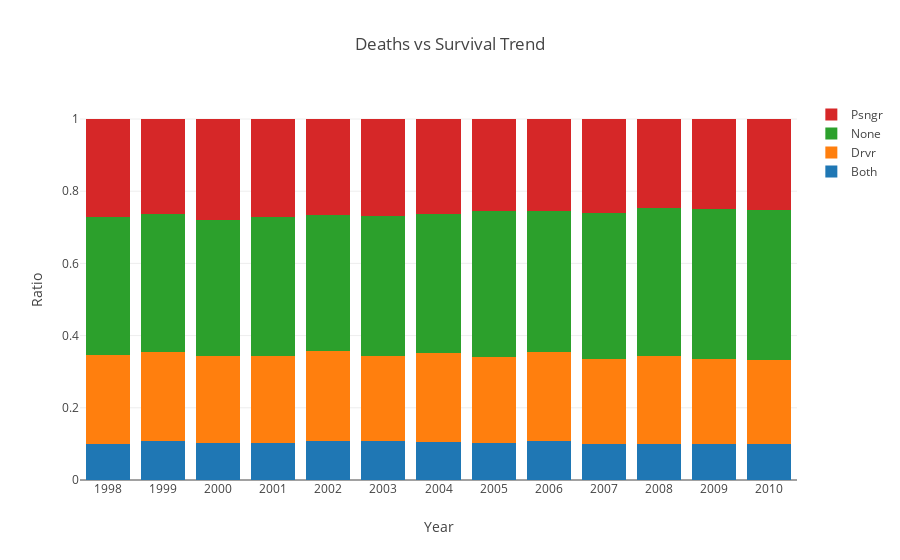

Notebook code cell kept with this figure:
### Code cell
#todo: find optimized method to add column using condition.
fig = stacked_chart(df=deathstrend_df, x='year', legend='who_died', barmode='stack', normalize='index', xaxistitle='Year', yaxistitle='Ratio', title='Deaths vs Survival Trend')
iplot(fig)

### Figure 1 — Plotly figure (JSON) as saved in the notebook; plotly's stock layout.template omitted (floating-point values rounded to 4 significant figures)
{"data": [{"name": "Both", "type": "bar", "x": [1998, 1999, 2000, 2001, 2002, 2003, 2004, 2005, 2006, 2007, 2008, 2009, 2010], "y": [0.1002, 0.1085, 0.1024, 0.1021, 0.1074, 0.1079, 0.1058, 0.1027, 0.1079, 0.09986, 0.1006, 0.09929, 0.1004]}, {"name": "Drvr", "type": "bar", "x": [1998, 1999, 2000, 2001, 2002, 2003, 2004, 2005, 2006, 2007, 2008, 2009, 2010], "y": [0.2457, 0.245, 0.2406, 0.2421, 0.2495, 0.2364, 0.2452, 0.2386, 0.2456, 0.2365, 0.2436, 0.236, 0.2317]}, {"name": "None", "type": "bar", "x": [1998, 1999, 2000, 2001, 2002, 2003, 2004, 2005, 2006, 2007, 2008, 2009, 2010], "y": [0.384, 0.383, 0.3773, 0.3843, 0.3782, 0.3876, 0.3871, 0.403, 0.3923, 0.4046, 0.4085, 0.4161, 0.4157]}, {"name": "Psngr", "type": "bar", "x": [1998, 1999, 2000, 2001, 2002, 2003, 2004, 2005, 2006, 2007, 2008, 2009, 2010], "y": [0.2701, 0.2635, 0.2796, 0.2715, 0.265, 0.2681, 0.2619, 0.2557, 0.2542, 0.259, 0.2472, 0.2486, 0.2521]}], "layout": {"barmode": "stack", "title": "Deaths vs Survival Trend", "xaxis": {"showticklabels": true, "title": "Year", "type": "category"}, "yaxis": {"title": "Ratio"}}}
